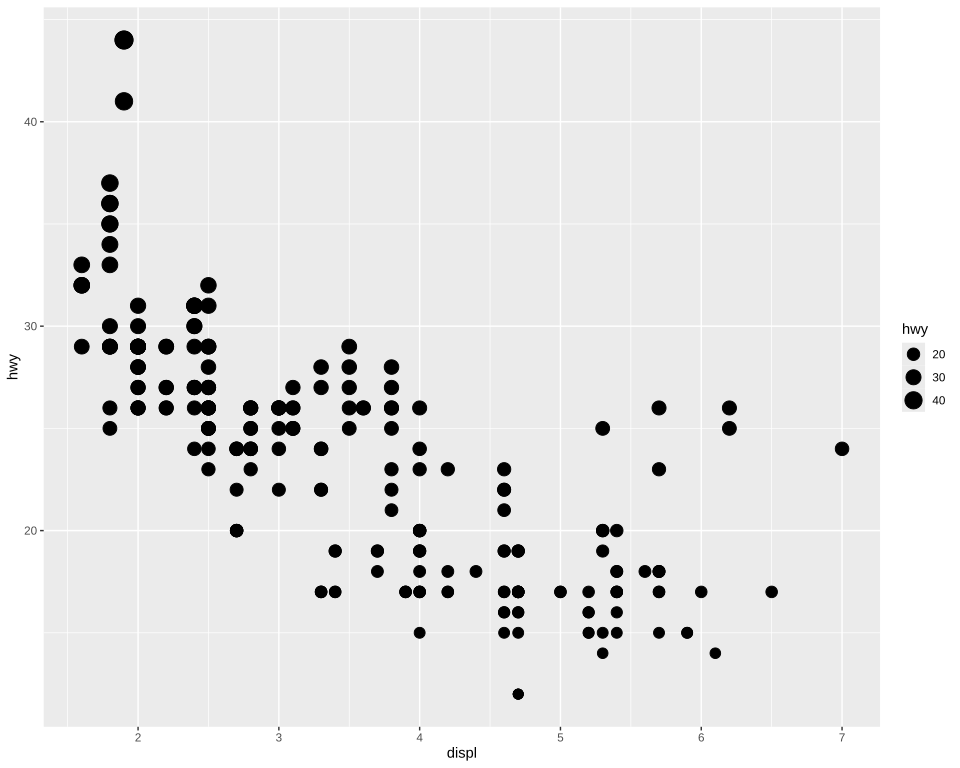

The R source for this figure:
# The plot test/golden/size_area.svg draws, drawn by ggplot2 itself, as ggplot2's own visual
# tests draw their snapshots: the independent check on that golden whenever it changes. The suite
# never runs this; it needs R, ggplot2 and vdiffr, saved as the Docker image giggly-r:ggplot2-4.0.3.
# From the repository's root:
#
#   docker run --rm -v "$PWD/test/golden":/golden:ro giggly-r:ggplot2-4.0.3 \
#     Rscript /golden/size_area.R > size_area.ggplot2.svg
#
# and compare the two drawings element by element, as test/golden/point.R describes.
#
# The same points sized by `scale_size_area()`: each point's area in proportion to its mileage,
# 0 at size 0 and the highest, 44, at 6 mm, so the smallest, 12, is drawn at 3.13 mm.
# First checked with ggplot2 4.0.3 and vdiffr 1.0.9: every element matches, the x axis drawn before
# the y as test/golden/point.R describes, and every clip path.

library(ggplot2)

plot <- ggplot(mpg, aes(displ, hwy, size = hwy)) +
  geom_point() +
  scale_size_area() +
  theme_gray()

file <- tempfile(fileext = ".svg")
suppressWarnings(vdiffr::write_svg(plot, file))
cat(readLines(file), sep = "\n")
